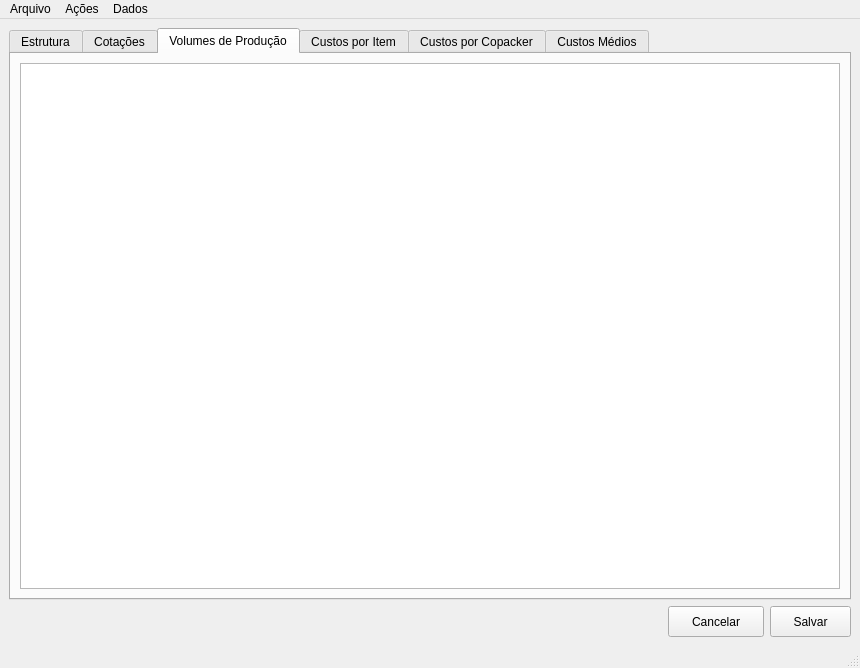
<?xml version="1.0" encoding="UTF-8"?>
<ui version="4.0">
 <class>CostAdm</class>
 <widget class="QMainWindow" name="CostAdm">
  <property name="geometry">
   <rect>
    <x>0</x>
    <y>0</y>
    <width>860</width>
    <height>668</height>
   </rect>
  </property>
  <property name="windowTitle">
   <string>Cálculo de Custos</string>
  </property>
  <widget class="QWidget" name="centralwidget">
   <layout class="QVBoxLayout" name="verticalLayout_2">
    <item>
     <widget class="QTabWidget" name="cost_tab">
      <property name="enabled">
       <bool>true</bool>
      </property>
      <property name="minimumSize">
       <size>
        <width>817</width>
        <height>524</height>
       </size>
      </property>
      <property name="currentIndex">
       <number>2</number>
      </property>
      <widget class="QWidget" name="structure">
       <attribute name="title">
        <string>Estrutura</string>
       </attribute>
       <layout class="QVBoxLayout" name="verticalLayout_4">
        <item>
         <widget class="QTableView" name="table_cost_structure"/>
        </item>
       </layout>
      </widget>
      <widget class="QWidget" name="quotes">
       <attribute name="title">
        <string>Cotações</string>
       </attribute>
       <layout class="QVBoxLayout" name="verticalLayout_3">
        <item>
         <widget class="QTableView" name="table_quotes"/>
        </item>
       </layout>
      </widget>
      <widget class="QWidget" name="prod_vols">
       <attribute name="title">
        <string>Volumes de Produção</string>
       </attribute>
       <layout class="QVBoxLayout" name="verticalLayout_5">
        <item>
         <widget class="QTableView" name="table_prod_volumes"/>
        </item>
       </layout>
      </widget>
      <widget class="QWidget" name="custo_por_item">
       <attribute name="title">
        <string>Custos por Item</string>
       </attribute>
       <layout class="QVBoxLayout" name="verticalLayout_6">
        <item>
         <widget class="QTableView" name="table_costs_item"/>
        </item>
       </layout>
      </widget>
      <widget class="QWidget" name="custo_copacker">
       <attribute name="title">
        <string>Custos por Copacker</string>
       </attribute>
       <layout class="QVBoxLayout" name="verticalLayout_7">
        <item>
         <widget class="QTableView" name="table_costs_copacker"/>
        </item>
       </layout>
      </widget>
      <widget class="QWidget" name="custo_medio">
       <attribute name="title">
        <string>Custos Médios</string>
       </attribute>
       <layout class="QVBoxLayout" name="verticalLayout">
        <item>
         <widget class="QTableView" name="table_costs_avg"/>
        </item>
       </layout>
      </widget>
     </widget>
    </item>
    <item>
     <layout class="QHBoxLayout" name="horizontalLayout">
      <item>
       <widget class="QWidget" name="widget" native="true">
        <property name="minimumSize">
         <size>
          <width>621</width>
          <height>31</height>
         </size>
        </property>
       </widget>
      </item>
      <item>
       <widget class="QPushButton" name="pushButton_cancel">
        <property name="maximumSize">
         <size>
          <width>96</width>
          <height>32</height>
         </size>
        </property>
        <property name="text">
         <string>Cancelar</string>
        </property>
       </widget>
      </item>
      <item>
       <widget class="QPushButton" name="pushButton_save">
        <property name="maximumSize">
         <size>
          <width>81</width>
          <height>32</height>
         </size>
        </property>
        <property name="text">
         <string>Salvar</string>
        </property>
       </widget>
      </item>
     </layout>
    </item>
   </layout>
  </widget>
  <widget class="QMenuBar" name="menubar">
   <property name="geometry">
    <rect>
     <x>0</x>
     <y>0</y>
     <width>860</width>
     <height>24</height>
    </rect>
   </property>
   <widget class="QMenu" name="menu_action">
    <property name="title">
     <string>Arquivo</string>
    </property>
    <addaction name="load_bom"/>
    <addaction name="load_quotes"/>
    <addaction name="load_prod"/>
    <addaction name="separator"/>
    <addaction name="export_bom"/>
    <addaction name="export_costs"/>
    <addaction name="separator"/>
    <addaction name="quit"/>
   </widget>
   <widget class="QMenu" name="menuA_es">
    <property name="title">
     <string>Ações</string>
    </property>
    <addaction name="create_bom"/>
    <addaction name="create_bom_newage"/>
    <addaction name="separator"/>
    <addaction name="calc_costs_item"/>
    <addaction name="calc_costs_avg"/>
   </widget>
   <widget class="QMenu" name="menuDados">
    <property name="title">
     <string>Dados</string>
    </property>
    <addaction name="collapse"/>
    <addaction name="expand"/>
    <addaction name="sort"/>
   </widget>
   <addaction name="menu_action"/>
   <addaction name="menuA_es"/>
   <addaction name="menuDados"/>
  </widget>
  <widget class="QStatusBar" name="statusbar"/>
  <action name="load_bom">
   <property name="text">
    <string>Carregar Arquivo BOM ...</string>
   </property>
   <property name="toolTip">
    <string>Carregar Composição de Matérias Primas, Embalagens, Serviços, Logística</string>
   </property>
  </action>
  <action name="create_bom_newage">
   <property name="text">
    <string>Adicionar Arquivos NewAge a BOM ...</string>
   </property>
   <property name="toolTip">
    <string>Carregar Composição de Matérias Primas, Embalagens, Serviços, Logística</string>
   </property>
  </action>
  <action name="load_quotes">
   <property name="text">
    <string>Carregar Cotações ...</string>
   </property>
   <property name="toolTip">
    <string>Carregar arquivo com as cotações atuais dos várias Matérias Primas, Embalagens</string>
   </property>
  </action>
  <action name="load_prod">
   <property name="text">
    <string>Carregar Volumes de Produção ...</string>
   </property>
  </action>
  <action name="export_costs">
   <property name="text">
    <string>Exportar Custos para Excel ...</string>
   </property>
  </action>
  <action name="create_bom">
   <property name="text">
    <string>Adicionar Receita(s) a BOM ...</string>
   </property>
  </action>
  <action name="calc_costs_item">
   <property name="text">
    <string>Calcular Custos por Item /  Copacker</string>
   </property>
  </action>
  <action name="calc_costs_avg">
   <property name="text">
    <string>Calcular Custo Medio</string>
   </property>
  </action>
  <action name="quit">
   <property name="text">
    <string>Sair ...</string>
   </property>
  </action>
  <action name="export_bom">
   <property name="text">
    <string>Exportar BOM ...</string>
   </property>
  </action>
  <action name="collapse">
   <property name="text">
    <string>ContrairTabela</string>
   </property>
  </action>
  <action name="expand">
   <property name="text">
    <string>Expandir Tabela</string>
   </property>
  </action>
  <action name="sort">
   <property name="text">
    <string>Classificar ...</string>
   </property>
  </action>
 </widget>
 <resources/>
 <connections>
  <connection>
   <sender>cost_tab</sender>
   <signal>currentChanged(int)</signal>
   <receiver>CostAdm</receiver>
   <slot>set_tab(int)</slot>
   <hints>
    <hint type="sourcelabel">
     <x>293</x>
     <y>59</y>
    </hint>
    <hint type="destinationlabel">
     <x>113</x>
     <y>621</y>
    </hint>
   </hints>
  </connection>
  <connection>
   <sender>pushButton_save</sender>
   <signal>clicked()</signal>
   <receiver>CostAdm</receiver>
   <slot>save_table()</slot>
   <hints>
    <hint type="sourcelabel">
     <x>792</x>
     <y>607</y>
    </hint>
    <hint type="destinationlabel">
     <x>650</x>
     <y>622</y>
    </hint>
   </hints>
  </connection>
  <connection>
   <sender>pushButton_cancel</sender>
   <signal>clicked()</signal>
   <receiver>CostAdm</receiver>
   <slot>del_table()</slot>
   <hints>
    <hint type="sourcelabel">
     <x>674</x>
     <y>602</y>
    </hint>
    <hint type="destinationlabel">
     <x>534</x>
     <y>620</y>
    </hint>
   </hints>
  </connection>
  <connection>
   <sender>menubar</sender>
   <signal>triggered(QAction*)</signal>
   <receiver>CostAdm</receiver>
   <slot>do_action(QAction*)</slot>
   <hints>
    <hint type="sourcelabel">
     <x>8</x>
     <y>15</y>
    </hint>
    <hint type="destinationlabel">
     <x>119</x>
     <y>578</y>
    </hint>
   </hints>
  </connection>
 </connections>
 <slots>
  <slot>set_tab(int)</slot>
  <slot>save_table()</slot>
  <slot>del_table()</slot>
  <slot>do_action(QAction*)</slot>
 </slots>
</ui>
